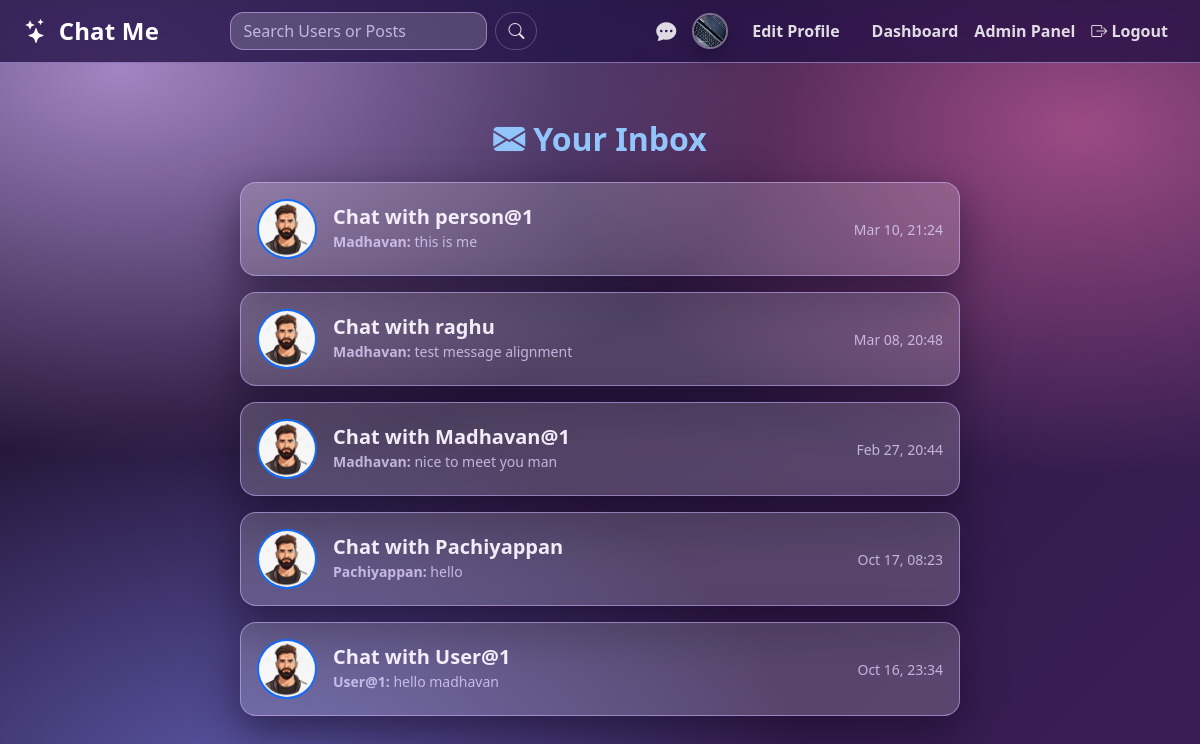
The page /inbox/ (signed in) on the database its author committed.
### posts/models.py (models this page shows, shortened)
class Profile(models.Model):
    user = models.OneToOneField(User, on_delete=models.CASCADE)
    nickname = models.CharField(max_length=50, blank=True)
    bio = models.TextField(max_length=500, blank=True)
    image = models.ImageField(
        upload_to='profile_pics/',
        default='profile_pics/default.png',
        blank=True
    )
    instagram_url = models.URLField(max_length=200, blank=True, null=True)
    twitter_url = models.URLField(max_length=200, blank=True, null=True)
    facebook_url = models.URLField(max_length=200, blank=True, null=True)
    THEME_CHOICES = [
        ('dark', 'Dark Purple (Default)'),
        ('light', 'Light Mode'),
        ('one-dark', 'One Dark'),
    ]
    theme = models.CharField(max_length=20, choices=THEME_CHOICES, default='dark')
    last_seen = models.DateTimeField(null=True, blank=True)
    is_private = models.BooleanField(default=False)

class Conversation(models.Model):
    participants = models.ManyToManyField(User, related_name='conversations')
    last_message_at = models.DateTimeField(auto_now_add=True)
    class Meta:
        ordering = ['-last_message_at']

class Message(models.Model):
    conversation = models.ForeignKey(
        Conversation,
        related_name='messages',
        on_delete=models.CASCADE
    )
    sender = models.ForeignKey(
        User,
        related_name='sent_messages',
        on_delete=models.CASCADE
    )
    content = models.TextField(blank=True, null=True)
    image = models.ImageField(upload_to='chat_images/', blank=True, null=True)
    is_read = models.BooleanField(default=False)
    timestamp = models.DateTimeField(auto_now_add=True)
    class Meta:
        ordering = ['timestamp']

### posts/views.py (the view)
# urls.py: path('inbox/', views.inbox_view, name='inbox'),
@login_required
def inbox_view(request):
    conversations = Conversation.objects.filter(participants=request.user).order_by('-last_message_at')
    for convo in conversations:
        other_user = convo.participants.exclude(id=request.user.id).first()
        convo.other_user = other_user
        convo.last_message = convo.messages.last()
        convo.unread_count = convo.messages.filter(sender=other_user, is_read=False).count()
    context = {'conversations': conversations}
    return render(request, 'posts/inbox.html', context)

### posts/context_processors.py (called while the page is built)
def unread_messages_count(request):
    if request.user.is_authenticated:
        count = Message.objects.filter(
            conversation__participants=request.user,
            is_read=False
        ).exclude(sender=request.user).count()
        return {'unread_count': count}
    return {'unread_count': 0}

def unread_notifications_count(request):
    if request.user.is_authenticated:
        count = Notification.objects.filter(receiver=request.user, is_read=False).count()
        return {'unread_notifications_count': count}
    return {'unread_notifications_count': 0}

### mysocial/posts/templates/posts/inbox.html (shortened to what this page needs)
{% extends 'posts/base.html' %}
{% block content %}
<link
  href="https://cdn.jsdelivr.net/npm/bootstrap@5.3.2/dist/css/bootstrap.min.css"
  rel="stylesheet"
/>
<link
  rel="stylesheet"
  href="https://cdnjs.cloudflare.com/ajax/libs/animate.css/4.1.1/animate.min.css"
/>
<div class="container py-4">
    <div class="row justify-content-center">
        <div class="col-md-8 animate__animated animate__fadeIn">
            <h2 class="mb-4 text-primary text-center fw-bold">
                <i class="bi bi-envelope-fill me-2"></i>Your Inbox
            </h2>
            {% if conversations %}
                {% for convo in conversations %}
                    <a href="{% url 'chat_detail' convo.id %}" class="text-decoration-none text-dark">
                        <div class="card mb-3 inbox-card fade-in animate__animated animate__fadeInUp" style="animation-delay: {{ forloop.counter0|add:"0.1"|floatformat:1 }}s;">
                            <div class="card-body d-flex align-items-center">
                                <img src="{{ convo.other_user.profile.image.url }}" alt="DP"
                                    class="rounded-circle me-3"
                                    style="width: 60px; height: 60px; object-fit: cover;">
                                <div class="flex-grow-1">
                                    <h5 class="card-title mb-0 fw-bold">
                                        Chat with {{ convo.other_user.username }}
                                    </h5>
                                    {% if convo.last_message %}
                                        <p class="card-text text-muted mb-0">
                                            <small>
                                                <span class="fw-bold">{{ convo.last_message.sender.username }}:</span>
                                                {{ convo.last_message.content|truncatechars:50 }}
                                            </small>
                                        </p>
                                    {% else %}
                                        <p class="card-text text-muted mb-0"><small>New Conversation Started.</small></p>
                                    {% endif %}
                                </div>
                                <small class="text-end text-muted">
                                    {% if convo.last_message_at %}
                                        {{ convo.last_message_at|date:"M d, H:i" }}
                                    {% endif %}
                                </small>
                            </div>
                        </div>
                    </a>
                {% endfor %}
            {% else %}
                <div class="alert alert-info text-center mt-5 animate__animated animate__fadeInUp">
                    <i class="bi bi-chat-dots me-2"></i>
                    You have no conversations yet. Start a chat by following a user on their profile page!
                </div>
            {% endif %}
        </div>
    </div>
</div>
{% endblock content %}

### mysocial/posts/templates/posts/base.html (shortened to what this page needs)
{% load static %}
<!DOCTYPE html>
<html lang="en">
<head>
    <link href="https://cdn.jsdelivr.net/npm/bootstrap@5.3.3/dist/css/bootstrap.min.css" rel="stylesheet">
    <link href="https://cdn.jsdelivr.net/npm/bootstrap-icons@1.11.3/font/bootstrap-icons.css" rel="stylesheet">
    <link rel="stylesheet" href="https://cdnjs.cloudflare.com/ajax/libs/animate.css/4.1.1/animate.min.css"/>
    <link rel="stylesheet" href="{% static 'posts/app.css' %}">
</head>
<body class="app">
    <nav class="navbar navbar-expand-lg navbar-dark glass-navbar fixed-top">
        <div class="container-fluid px-4">
            <a class="navbar-brand fs-4" href="{% url 'home' %}">
                <i class="bi bi-stars me-1"></i> Chat Me
            </a>
            <div class="collapse navbar-collapse" id="navbarNav">
                {% if user.is_authenticated %}
                <form class="d-flex mx-auto" method="GET" action="{% url 'search' %}">
                    <input class="form-control me-2 nav-search" type="search" placeholder="Search Users or Posts" aria-label="Search" name="q" required>
                    <button class="btn btn-outline-light nav-search-btn" type="submit"><i class="bi bi-search"></i></button>
                </form>
                {% endif %}
                <ul class="navbar-nav ms-auto align-items-center">
                    {% if user.is_authenticated %}
                        <li class="nav-item me-2">
                             <a class="nav-link" href="{% url 'inbox' %}" title="Inbox">
                                 <i class="bi bi-chat-dots-fill fs-5"></i>
                             </a>
                        </li>
                        <li class="nav-item me-3">
                            <a class="nav-link p-0" href="{% url 'profile' username=user.username %}">
                                <img src="{{ user.profile.image.url }}"
                                    alt="DP"
                                    class="rounded-circle nav-avatar">
                            </a>
                        </li>
                        <li class="nav-item me-3">
                            <a class="nav-link" href="{% url 'update_profile' %}">Edit Profile</a>
                        </li>
                        {% if user.is_staff %}
                            <li class="nav-item"><a class="nav-link text-danger" href="{% url 'admin_dashboard' %}">Dashboard</a></li>
                            <li class="nav-item"><a class="nav-link text-danger" href="{% url 'admin:index' %}">Admin Panel</a></li>
                        {% endif %}
                        <li class="nav-item">
                            <form method="post" action="{% url 'logout' %}" class="d-inline">
                                <button type="submit" class="logout-btn nav-link">
                                    <i class="bi bi-box-arrow-right"></i> Logout
                                </button>
                            </form>
                        </li>
                    {% endif %}
                </ul>
            </div>
        </div>
    </nav>
    <div class="container mt-5 pt-5 app-container">
        {% block content %}{% endblock content %}
    </div>
</body>
</html>

### posts/static/posts/app.css (style rules this page uses)
:root, [data-theme="dark"] { --bg-0: #201433; --bg-1: #3b1f57; --glass-bg: rgba(255, 255, 255, .18); --glass-bg-strong: rgba(255, 255, 255, .22); --glass-border: rgba(208, 180, 255, .55); --glass-shadow: 0 16px 42px rgba(20, 10, 35, .55); --text: rgba(250, 245, 255, .95); --text-muted: rgba(226, 213, 255, .78); --brand: #a855f7; --brand2: #d946ef; --brand3: #818cf8; --nav-bg: rgba(32, 18, 66, .78); --card-shadow-hover: rgba(15, 23, 42, .75); --body-gradient: radial-gradient(1100px 650px at 10% 8%, rgba(216, 180, 254, .70), transparent 60%), radial-gradient(900px 600px at 90% 15%, rgba(244, 114, 182, .55), transparent 58%), radial-gradient(950px 650px at 20% 95%, rgba(129, 140, 248, .55), transparent 60%), linear-gradient(135deg, var(--bg-0), var(--bg-1)); }
body.app { color: var(--text); background: var(--body-gradient); min-height: 100vh; overflow-x: hidden; transition: background 0.3s ease, color 0.3s ease; }
.app-container { animation: appFadeIn .35s ease; }
.glass-navbar { background: var(--nav-bg) !important; border-bottom: 1px solid var(--glass-border); backdrop-filter: blur(14px) saturate(145%); -webkit-backdrop-filter: blur(14px) saturate(145%); }
.glass-navbar .navbar-brand { font-weight: 800; letter-spacing: .2px; color: #fff !important; }
.glass-navbar .nav-link { color: rgba(255, 255, 255, .85) !important; font-weight: 600; transition: opacity .15s ease, transform .15s ease, color .15s ease; }
.nav-avatar { width: 36px; height: 36px; object-fit: cover; border: 2px solid rgba(255, 255, 255, .38); box-shadow: 0 8px 18px rgba(0, 0, 0, .25); }
.nav-search { background: rgba(255, 255, 255, .16) !important; border: 1px solid rgba(233, 213, 255, .55) !important; color: #fff !important; border-radius: 999px !important; }
.nav-search::placeholder { color: rgba(255, 255, 255, .70) !important; }
.nav-search-btn { border-radius: 999px !important; border-color: rgba(255, 255, 255, .22) !important; }
body.app .card { background: var(--glass-bg); border: 1px solid var(--glass-border); border-radius: 1rem; box-shadow: var(--glass-shadow); backdrop-filter: blur(16px) saturate(140%); -webkit-backdrop-filter: blur(16px) saturate(140%); color: var(--text); }
body.app .text-muted { color: var(--text-muted) !important; }
body.app .text-primary { color: #93c5fd !important; }
body.app .form-control, body.app textarea.form-control, body.app .form-select { background: var(--glass-bg) !important; border: 1px solid var(--glass-border) !important; color: var(--text) !important; border-radius: .85rem !important; }
body.app .form-control::placeholder { color: var(--text-muted) !important; }
body.app .btn-outline-secondary, body.app .btn-outline-warning, body.app .btn-outline-danger, body.app .btn-outline-light { border-color: rgba(255, 255, 255, .28); color: rgba(255, 255, 255, .86); }
body.app a { color: #a5b4fc; }

### mysocial/posts/templates/posts/inbox.html (style rules this page uses)
.inbox-card { transition: transform 0.2s ease, box-shadow 0.2s ease; border-radius: 15px; }
.card-body img { border: 2px solid #0d6efd; transition: transform 0.3s ease; }
.fade-in { animation: fadeInUp 0.5s ease both; }

### rows shown on the page
Conversation: other_user.profile.image (placeholder picture), other_user.username "person@1", last_message.sender.username "Madhavan", last_message.content "this is me", last_message_at "Mar 10, 21:24"
Conversation: other_user.profile.image (placeholder picture), other_user.username "raghu", last_message.sender.username "Madhavan", last_message.content "test message alignment", last_message_at "Mar 08, 20:48"
Conversation: other_user.profile.image (placeholder picture), other_user.username "Madhavan@1", last_message.sender.username "Madhavan", last_message.content "nice to meet you man", last_message_at "Feb 27, 20:44"
Conversation: other_user.profile.image (picture), other_user.username "Pachiyappan", last_message.sender.username "Pachiyappan", last_message.content "hello", last_message_at "Oct 17, 08:23"
Conversation: other_user.profile.image (picture), other_user.username "User@1", last_message.sender.username "User@1", last_message.content "hello madhavan", last_message_at "Oct 16, 23:34"
